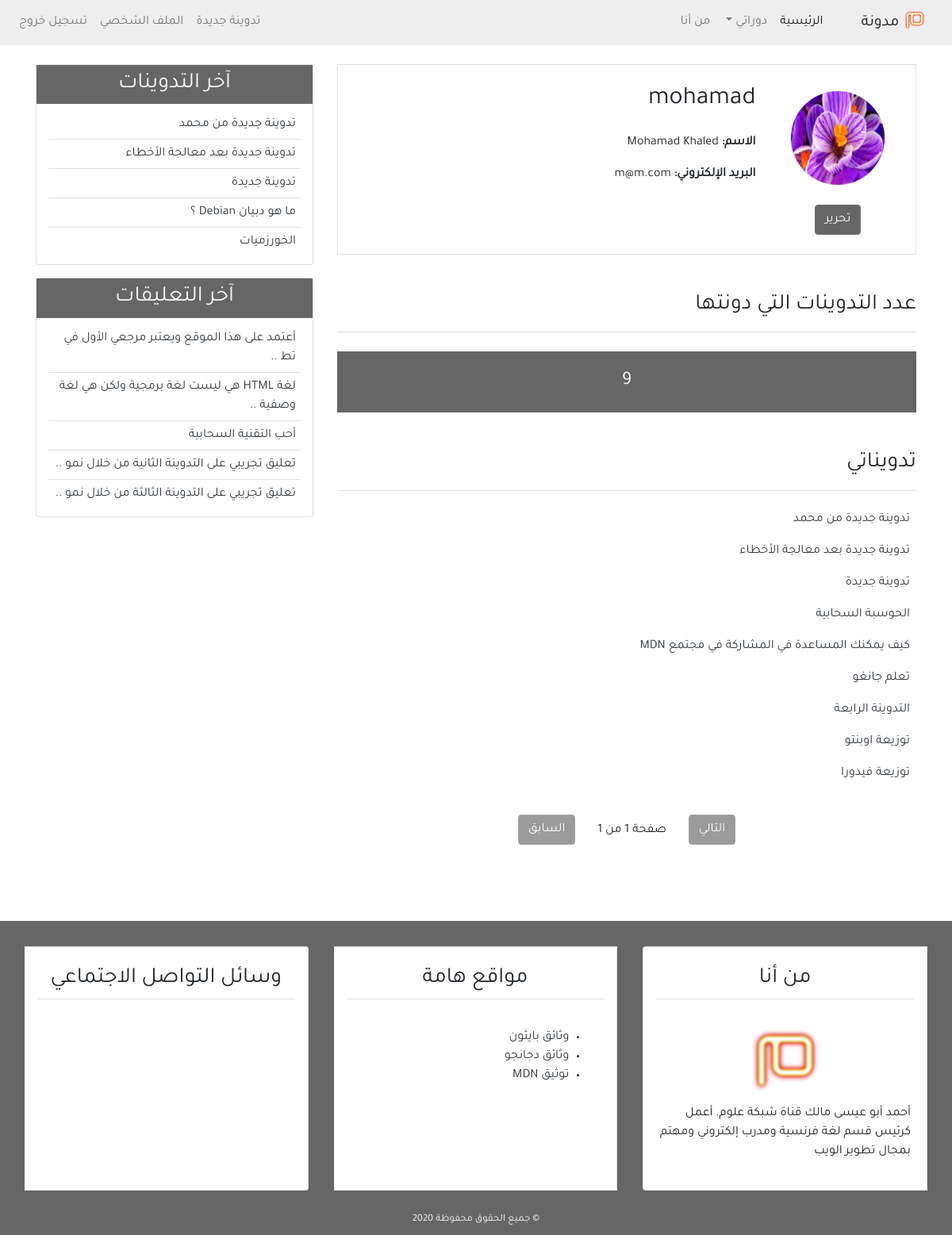
The page /profile/ (signed in) on the database as committed earlier.
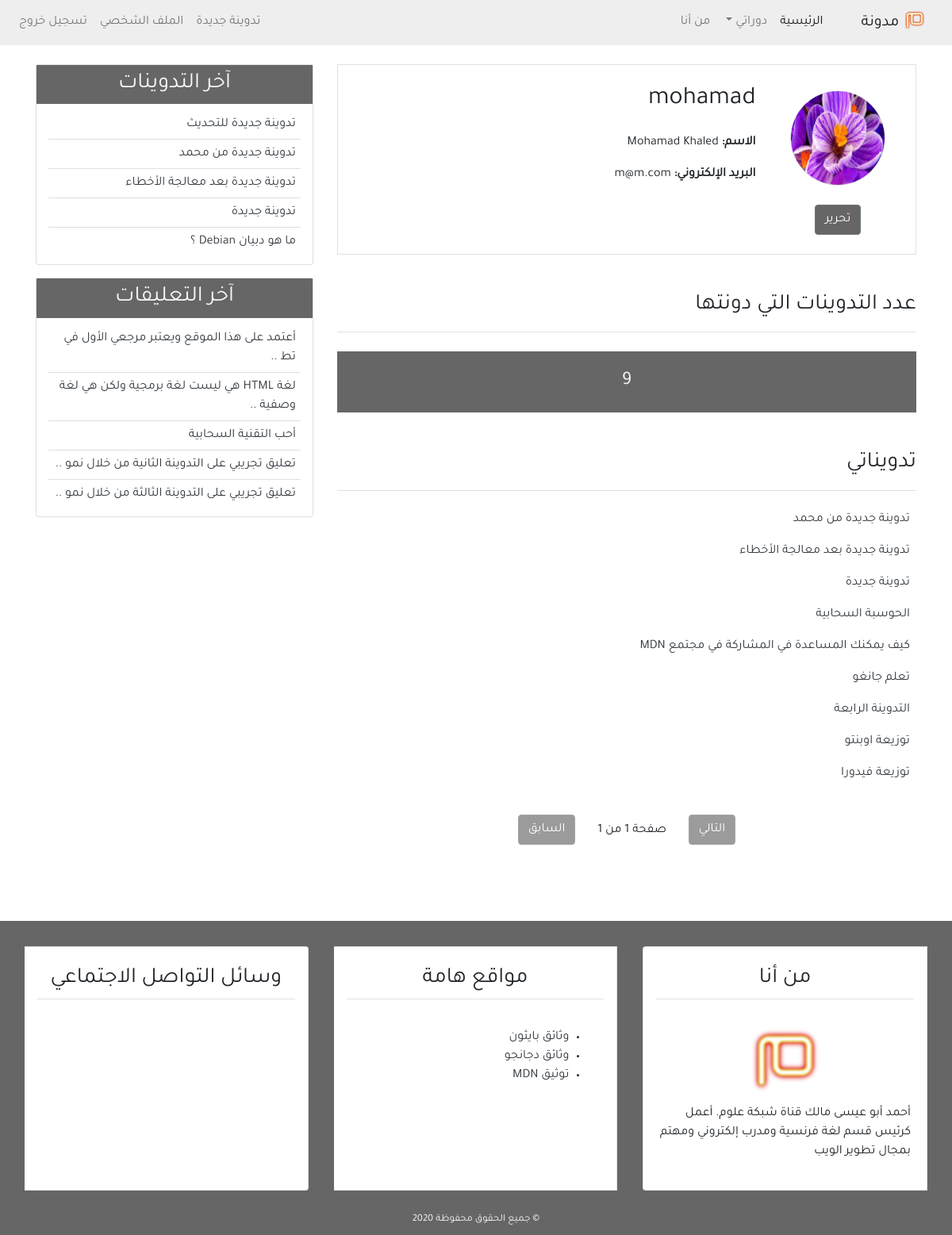
The same page on the database as committed later.
### blog/models.py (models this page shows, shortened)
class Post(models.Model):
    title = models.CharField(max_length=100)
    content = models.TextField()
    post_date = models.DateTimeField(default=timezone.now)
    post_update = models.DateTimeField(auto_now=True)
    author = models.ForeignKey(User, on_delete=models.CASCADE)
    class Meta:
        ordering = ('-post_date', )

class Comment(models.Model):
    name = models.CharField(max_length=50, verbose_name='الاسم')
    email = models.EmailField(verbose_name='البريد الإلكتروني')
    body = models.TextField(verbose_name='التعليق')
    comment_date = models.DateTimeField(auto_now_add=True)
    active = models.BooleanField(default=False)
    post = models.ForeignKey(
        Post, on_delete=models.CASCADE, related_name='comments')
    class Meta:
        ordering = ('-comment_date',)

### user/views.py (the view)
# urls.py: path('profile/', views.profile, name='profile'),
@login_required(login_url='login')
def profile(request):
    posts = Post.objects.filter(author=request.user)
    post_list = Post.objects.filter(author=request.user)
    paginator = Paginator(post_list, 10)
    page = request.GET.get('page')
    try:
        post_list = paginator.page(page)
    except PageNotAnInteger:
        post_list = paginator.page(1)
    except EmptyPage:
        post_list = paginator.page(paginator.num_page)
    return render(request, 'user/profile.html', {
        'title': 'الملف الشخصي',
        'posts': posts,
        'page': page,
        'post_list': post_list,
    })

### blog/templatetags/post_tag.py (called while the page is built)
@register.inclusion_tag('blog/latest_posts.html')
def latest_posts():
    context = {
        'l_posts': Post.objects.all()[0:5],
    }
    return context

@register.inclusion_tag('blog/latest_comments.html')
def latest_comments():
    context = {
        'l_comments': Comment.objects.filter(active=True)[:5],
    }
    return context

### user/templates/user/profile.html (shortened to what this page needs)
{% extends 'blog/base.html' %}
{% block content %}
<div class="border p-4 mb-5">
    <div class="row">
        <div class="col-md-3 text-center">
            <img class="img-fluid rounded-circle border m-2" style="width: 120px; height:120px;"
                src="{{user.profile.image.url}}" alt="{{user.username}}">
            <div class="mt-3">
                <a class="btn btn-secondary bg-secondary" href="{% url 'profile_update' %}"> تحرير</a>
            </div>
        </div>
        <div class="col-md-9">
            <h2 class="mb-4">{{user.username}}</h2>
            <p class="font-weight-bold">الاسم: <span class="font-weight-normal">{{user.first_name}}
                    {{user.last_name}}</span></p>
            <p class="font-weight-bold">البريد الإلكتروني: <span class="font-weight-normal">{{user.email}}</span></p>
        </div>
    </div>
</div>
<div class="row mb-5">
    <div class="col-md">
        <h3 class="border-bottom pb-3 mb-4">عدد التدوينات التي دونتها</h3>
        <h4 class="bg-secondary text-center p-4 text-light">
            {{posts.count}}
        </h4>
        <h3 class="border-bottom mb-4 pb-3 mt-5">تدويناتي</h3>
        {% for post in post_list %}
        <ul class="pr-2">
            <a class="text-dark" href="{% url 'detail' post.id %}">{{post.title}}</a>
        </ul>
        {% empty %}
        <h4 class="text-center mb-5">لا يوجد تدوينات</h4>
        {% endfor %}
        {% include 'blog/pagination.html' with page=post_list %}
    </div>
</div>
{% endblock content %}

### blog/templates/blog/latest_posts.html
<ul class="list-group-flush latest-post">
    {% for post in l_posts %}
    <li class="list-group-item latest-post-item">
        <a class="text-dark" href="{% url 'detail' post.id %}">{{post.title}}</a>
    </li>
    {% empty %}
    <li class="list-group-item latest-post-item">لا يوجد تدوينات</li>
    {% endfor %}
</ul>

### blog/templates/blog/latest_comments.html
<ul class="list-group-flush latest-comment">
    {% for comment in l_comments %}
    <li class="list-group-item latest-comment-item">
        <a class="text-dark" href="{% url 'detail' comment.post.id %}">
            {% if comment.body|length > 40 %}
            {{comment.body|slice:'45'}} ..
            {% else %}
            {{comment.body}}
            {% endif %}
        </a>
    </li>
    {% empty %}
    <li class="list-group-item latest-comment-item">لا يوجد تعليقات</li>
    {% endfor %}
</ul>

Rows that differ between the two databases and show on the page:
no longer on this page (row edited): Post: title "الخورزميات", shown under "آخر التدوينات"
added Post: title "تدوينة جديدة للتحديث", shown under "آخر التدوينات"
